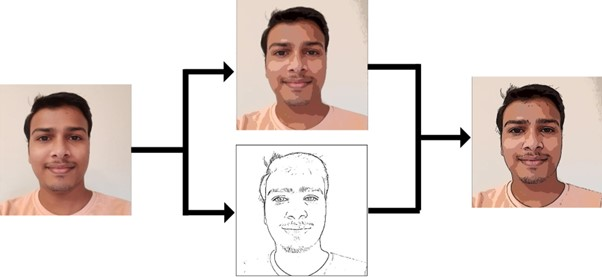
#> input picture imageAbsraction.jpg, 602 x 277 px
$ python run.py --file imageAbsraction.jpg   (older library calls are emulated)
#> lines starting #> are read from the running program, lines starting #| are printed output that depends on the picture
### main.py
import cv2
import numpy as np
from ETF import ETF
from FDoG import FDoG, FDoG_iter
from FBL import FBL
from utils import *
import os
import pickle
import time

# [12 lines left out: function visualize_etf, not called in this run]


def main(input_path, output_path, flags):

#> called with input_path = 'imageAbsraction.jpg', output_path = 'imageAbsraction_out.jpg'
	batch = flags['batch']
	greyscale = flags['greyscale']

	print (greyscale)

	start = time.time()

	name,ext = os.path.splitext(input_path)
	name = name.split('\\')[-1]

	image = cv2.imread(input_path, 1)
#> image is the input picture: shape (277, 602, 3); mean B, G, R 215.9, 219.8, 229.8
	gray_image = cv2.cvtColor(image, cv2.COLOR_BGR2GRAY)
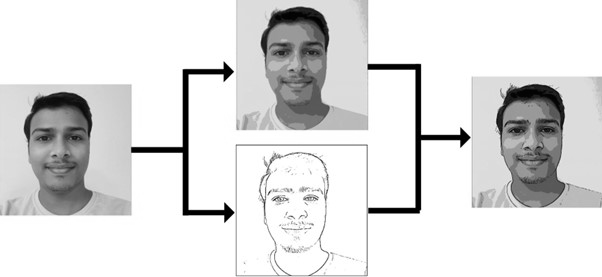
#> gray_image: shape (277, 602); min 0, max 255, mean 222.3

	if not os.path.isdir('tmp'):
		os.mkdir('tmp')

	print("tmp ban gaya")
	if os.path.isfile('tmp\\' + name + '_etf.pickle'):
		with open('tmp\\' + name + '_etf.pickle', 'rb') as file:
			etf = pickle.load(file)

			print_progress('ETF Horiz',0,1)
			print("")
			print_progress('ETF Vert',0,1)
			print("")

	else:
		print("pickle bana rahe hai")
		time1 = time.time()
		etf = ETF(gray_image, iterations = 1, mu = 4, type = 0)   # mu = 5 initially,
		time2 = time.time()

		print ('ETF - ', time2 - time1)

		with open('tmp\\' + name + '_etf.pickle', 'wb') as file:
			pickle.dump(etf,file)


	if os.path.isfile('tmp\\' + name + '_edges.pickle'):
		with open('tmp\\' + name + '_edges.pickle', 'rb') as file:
			edges = pickle.load(file)

			print_progress('DOG',0,1)
			print("")
			print_progress('Gaussian',0,1)
			print("")

	else:

		time1 = time.time()
		edges = FDoG(gray_image, etf, iterations = 1, batch = True)
		time2 = time.time()

		print ('FDoG - ', time2 - time1)

		with open('tmp\\' + name + '_edges.pickle', 'wb') as file:
			pickle.dump(edges,file)


	if os.path.isfile('tmp\\' + name + '_smooth.pickle'):
		with open('tmp\\' + name + '_smooth.pickle', 'rb') as file:
			smoothed_image = pickle.load(file)

			print_progress('FBL S',0,1)
			print("")
			print_progress('FBL T',0,1)
			print("")

	else:

		time1 = time.time()
		smoothed_image = FBL(image, etf, iterations = 1)
		time2 = time.time()

		print ('FBL - ',time2 - time1)

		with open('tmp\\' + name + '_smooth.pickle', 'wb') as file:
			pickle.dump(smoothed_image,file)

	size = image.shape

	images = color_segmentation(smoothed_image.astype(np.uint8), batch, greyscale)

	for j in range(len(edges)):
		name,ext = os.path.splitext(input_path)
		output_path = os.path.join(name + '_out_'  + str(j) + ext)

		var = np.minimum(images,np.stack([edges[j], edges[j], edges[j]], axis=2))
		# [8 lines of commented-out code are left out]
		cv2.imwrite(output_path,var)

	end = time.time()

	print ('Total - ', end - start)

### ETF.py
import cv2
import numpy as np
from numpy import linalg as LA
# import lic
import pylab as plt
import time
from utils import *

def ETF(gray_image, iterations, mu, type):
#> called with iterations = 1, mu = 4, type = 0
	gray_image = np.divide(gray_image, 255.0)
	sobelx = cv2.Sobel(gray_image, cv2.CV_64F, 1, 0, ksize=5)
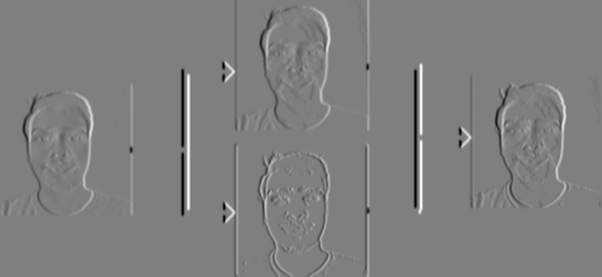
#> sobelx: shape (277, 602) float64; min -48, max 48, mean 0; drawn with min black and max white
	sobely = cv2.Sobel(gray_image, cv2.CV_64F, 0, 1, ksize=5)
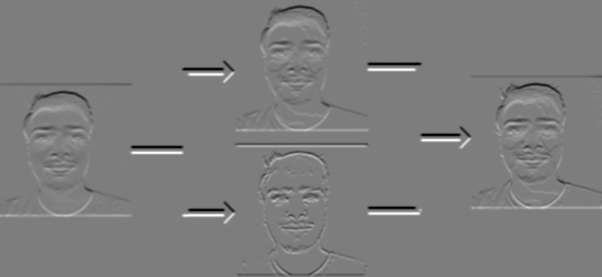
#> sobely: shape (277, 602) float64; min -46.71, max 48, mean 0; drawn with min black and max white
	sobelmag = np.sqrt(np.multiply(sobelx, sobelx) + np.multiply(sobely, sobely))
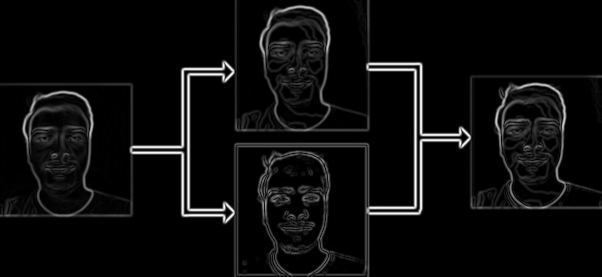
#> sobelmag: shape (277, 602) float64; min 0, max 48.88, mean 2.4; drawn with min black and max white
	sobelm = np.divide(sobelmag, np.amax(sobelmag))

	tangx = -1 * sobely
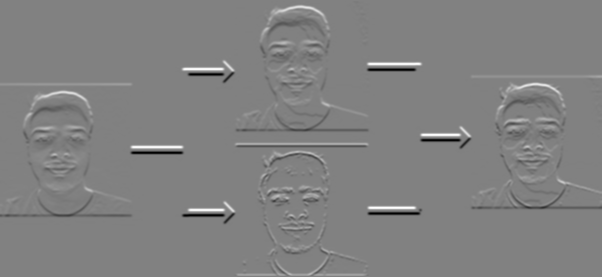
#> tangx: shape (277, 602) float64; min -48, max 46.71, mean 0; drawn with min black and max white
	tangy = sobelx
	tang = np.stack([tangx, tangy], axis=2)
	size = tang.shape
#> size = (277, 602, 2)

	tangnorm = LA.norm(tang, axis=2)
	np.place(tangnorm, tangnorm == 0, [1])
	tang = np.divide(tang, np.stack([tangnorm, tangnorm], axis=2))

	for iteration in range(iterations):
		start = time.time()

		if (type == 0):
			tang_horz = np.zeros(size)

			for h in range(size[0]):
				print_progress('ETF Horiz',h,size[0])
				for w in range(size[1]):
					total_weight = 0.0
					for j in range(max(0, w-mu), min(size[1], w+mu+1)):
						weight = ((sobelm[h][w]-sobelm[h][j]+1)*np.dot(tang[h][w], tang[h][j]))/2.0
						total_weight += weight
						tang_horz[h][w] += tang[h][j]*weight
					if(total_weight != 0):
						tang_horz[h][w] /= total_weight

			tang = np.zeros(size)

			print("")

			for h in range(size[0]):
				print_progress('ETF Vert',h,size[0])
				for w in range(size[1]):
					total_weight = 0.0
					for i in range(max(0, h-mu), min(size[0], h+mu+1)):
						weight = ((sobelm[h][w]-sobelm[i][w]+1)*np.dot(tang_horz[h][w], tang_horz[i][w]))/2.0
						total_weight += weight
						tang[h][w] += tang_horz[i][w]*weight
					if(total_weight != 0):
						tang[h][w] /= total_weight

			print("")

		elif (type == 1):
			tang_new = np.zeros(size)

			for h in range(size[0]):
				if((h % 20) == 0):
					print('h', h//20)
				for w in range(size[1]):
					total_weight = 0.0
					for i in range(max(0, h-mu), min(size[0], h+mu+1)):
						for j in range(max(0, w-mu), min(size[1], w+mu+1)):
							weight = ((sobelm[h][w]-sobelm[i][j]+1)*np.dot(tang[h][w], tang[i][j]))/2.0
							total_weight += weight
							tang_new[h][w] += tang[i][j]*weight
					if(total_weight != 0):
						tang_new[h][w] /= total_weight

			tang = tang_new

		end = time.time()
		#print(end-start,'seconds')

	tangnorm = LA.norm(tang, axis=2)
	np.place(tangnorm, tangnorm == 0, [1])
	tang = np.divide(tang, np.stack([tangnorm, tangnorm], axis=2))

	# [27 lines of commented-out code are left out]

	return tang

### FDoG.py
from utils import *
import numpy as np

def FDoG_iter(image, etf):

	size = image.shape
#> size = (277, 602)

	H2 = image
	H1 = np.zeros(size)

	for h in range(size[0]):

		print_progress('DOG',h,size[0])

		for w in range(size[1]):

			total_weight = 0
			angle_perpendicular = (angle(etf[h][w][0],etf[h][w][1]) + np.pi/2)

			if angle_perpendicular > 2*np.pi:
				angle_perpendicular -= 2*np.pi

			pix = flow_neighbour(angle_perpendicular*180/np.pi)

			for j in range(-3,4):

				if h + pix[0]*j < 0 or h + pix[0]*j >= size[0] or w + pix[1]*j < 0 or w + pix[1]*j >= size[1]:
					continue

				H1[h][w] += H2[h+pix[0]*j][w+pix[1]*j]*dog_filter(abs(j),sigc,p)
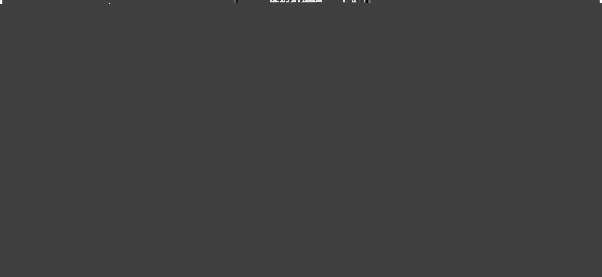
#> H1: shape (277, 602) float64; min -0.845, max 2.55, mean 0.00171; drawn with min black and max white


	print("")

	H2 = np.zeros(size)

	for h in range(size[0]):

		print_progress('Gaussian',h,size[0])

		for w in range(size[1]):

			total_weight = 0
			ang = angle(etf[h][w][0],etf[h][w][1])
			pix = flow_neighbour(ang*180/np.pi)

			for j in range(-3,4):

				if h + pix[0]*j < 0 or h + pix[0]*j >= size[0] or w + pix[1]*j < 0 or w + pix[1]*j >= size[1]:
					continue

				weight = gaussian(abs(j),sigm)
				H2[h][w] += H1[h+pix[0]*j][w+pix[1]*j]*weight
				total_weight += weight

			H2[h][w] /= total_weight

	print("")

	return H2


def FDoG(image, etf, iterations = 1, batch = False):

	H2 = FDoG_iter(image,etf)

	if batch:

		ind1 = (H2 < 0).astype(int)

		edges = [0 for _ in range(len(R))]
		modified_image = [0 for _ in range(len(R))]

		for j in range(len(R)):
			ind2 = ((1 + np.tanh(H2)) < R[j]).astype(int)
			edges[j] = (1 - np.multiply(ind1,ind2))*255
			modified_image[j] = np.minimum(image, edges[j])

		for i in range(iterations-1):
			for j in range(len(R)):

				edges[j] = FDoG_iter(modified_image[j], etf)

				ind1 = (edges[j] < 0).astype(int)
				ind2 = ((1 + np.tanh(edges[j])) < R[j]).astype(int)

				edges[j] = (1 - np.multiply(ind1,ind2))*255

				modified_image[j] = np.minimum(modified_image[j],edges[j])

		return edges

	else:

		ind1 = (H2 < 0).astype(int)
		ind2 = ((1 + np.tanh(H2)) < r).astype(int)

		edges = (1 - np.multiply(ind1,ind2))*255
		modified_image = np.minimum(image,edges)

		for i in range(iterations-1):

			edges = FDoG_iter(modified_image, etf)

			ind1 = (edges < 0).astype(int)
			ind2 = ((1 + np.tanh(edges)) < r).astype(int)

			edges = (1 - np.multiply(ind1,ind2))*255
			modified_image = np.minimum(modified_image,edges)

		return edges

### utils.py
import numpy as np
import cv2

sigc = 1.0
p = 0.9761
r = 0.999
R = [0.4,0.5,0.6,0.7,0.8, 0.9, 0.95]
sigm = 3.0
sig_spatial = 2.0
sig_intensity1 = 150.0
sig_intensity2 = 50.0
bins = 8
BINS = [8,16]

#> (the run stopped early here; a loop or call above may not have finished)
